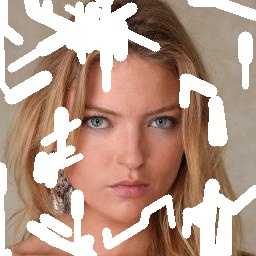
#> input picture images/1.jpg, 256 x 256 px, given in place of 1.png, which was not available
$ python differ.py
#> lines starting #> are read from the running program, lines starting #| are printed output that depends on the picture; pictures that were not available may be replaced by others from this repository, and a replacement may not be noted
import cv2
import numpy as np

def crop_image(img, d=32):
    """
    Crop the image to ensure dimensions are divisible by d.

    :param img: OpenCV image (numpy array)
    :param d: Integer, the divisor to make dimensions divisible by (default is 32)
    :return: Cropped OpenCV image (numpy array)
    """
    # Get the current dimensions of the image
    height, width = img.shape[:2]

    # Calculate new dimensions that are divisible by d
    new_width = width - width % d
    new_height = height - height % d

    # Calculate coordinates to crop the image evenly from the center
    x_start = (width - new_width) // 2
    y_start = (height - new_height) // 2
    x_end = x_start + new_width
    y_end = y_start + new_height

    # Crop the image
    img_cropped = img[y_start:y_end, x_start:x_end]
    return img_cropped

# Load two images (ensure they are the same size)
image1 = cv2.imread("/home/hpnquoc/auto-core/output/1.png")
#> image1 is the input picture: shape (256, 256, 3); mean B, G, R 140.8, 156.2, 185.4
image2 = cv2.imread("/home/hpnquoc/auto-core/output/3.png")
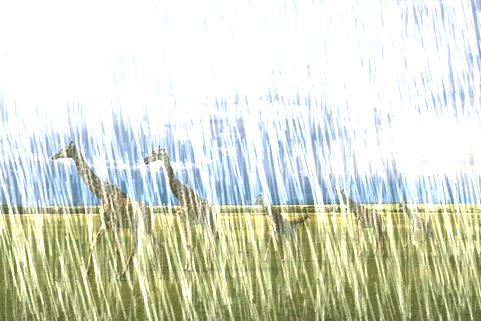
#> input picture images/3.jpg, 481 x 321 px, given in place of 3.png, which was not available
#> image2 is the input picture: shape (321, 481, 3); mean B, G, R 204.2, 220.8, 215.5

# Resize the images to the same dimensions if needed
if image1.shape != image2.shape:
    image2 = cv2.resize(image2, (image1.shape[1], image1.shape[0]))
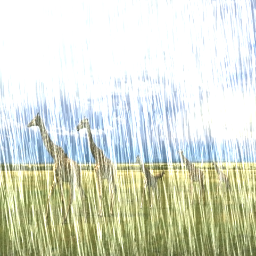
#> image2: shape (256, 256, 3); mean B, G, R 204.2, 220.7, 215.4

image1 = crop_image(image1, d=16)
image2 = crop_image(image2, d=16)

# Compute the absolute difference between the two images
difference = cv2.absdiff(image1, image2)
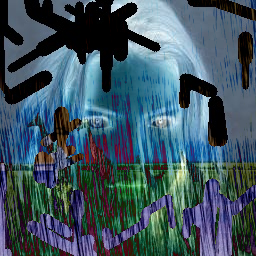
#> difference: shape (256, 256, 3); mean B, G, R 96.7, 84.3, 62.2

# Convert the difference to grayscale for better visualization
gray_difference = cv2.cvtColor(difference, cv2.COLOR_BGR2GRAY)
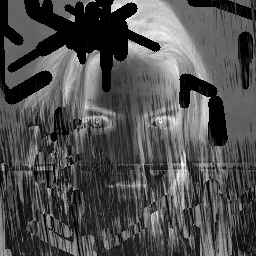
#> gray_difference: shape (256, 256); min 0, max 251, mean 79.1

# Apply a heatmap color map to the grayscale difference
heatmap = cv2.applyColorMap(gray_difference, cv2.COLORMAP_JET)
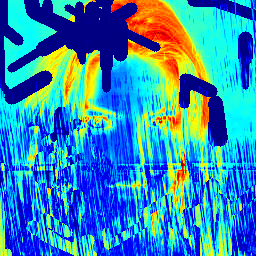
#> heatmap: shape (256, 256, 3); mean B, G, R 183, 138.8, 50.9

# Display the images and the difference using OpenCV
cv2.imshow("Image 1", image1)
cv2.imshow("Image 2", image2)
cv2.imshow("Difference", heatmap)

# Wait for a key press and close the windows
cv2.waitKey(0)
cv2.destroyAllWindows()
